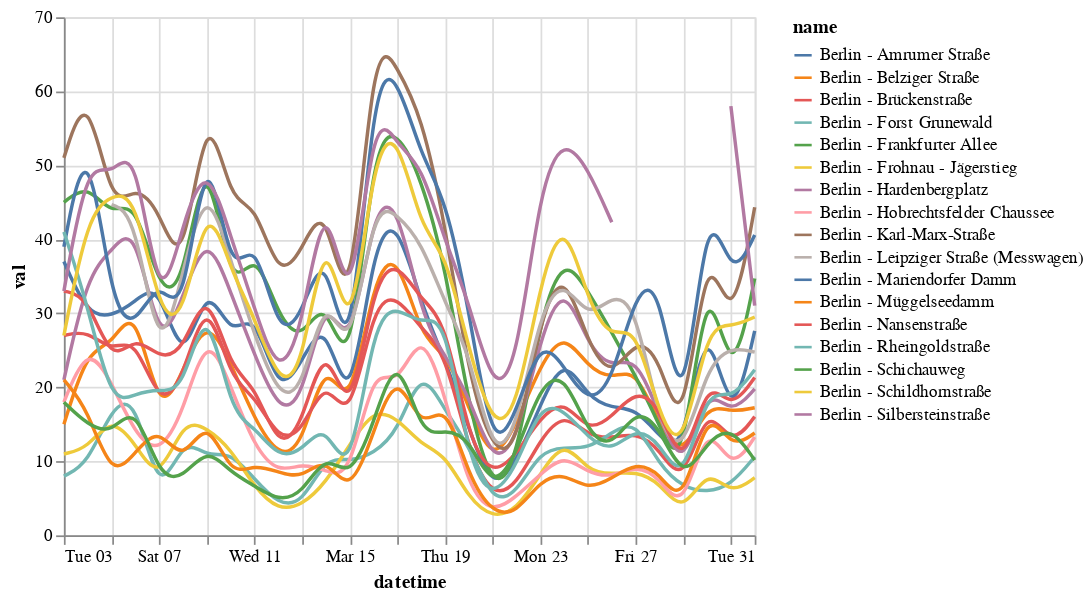

Here is the notebook cell this chart was saved with:
### Code cell
alt.Chart(be_not_in_rush_hour).mark_line(interpolate='basis').encode(
    x='datetime:T',
    y='val:Q',
    color='name:N'
)

### Figure 1 — Vega-Lite specification as saved in the notebook (floating-point values rounded to 4 significant figures; data arrays with more than 128 entries replaced by an {"elided": "..."} marker saying what was removed)
{"config": {"view": {"continuousWidth": 400, "continuousHeight": 300}}, "data": {"name": "data-04ec0c2d0845205b01501d3bd7f28032"}, "mark": {"type": "line", "interpolate": "basis"}, "encoding": {"color": {"type": "nominal", "field": "name"}, "x": {"type": "temporal", "field": "datetime"}, "y": {"type": "quantitative", "field": "val"}}, "$schema": "https://vega.github.io/schema/vega-lite/v4.8.1.json", "datasets": {"data-04ec0c2d0845205b01501d3bd7f28032": {"elided": "508 records"}}}
